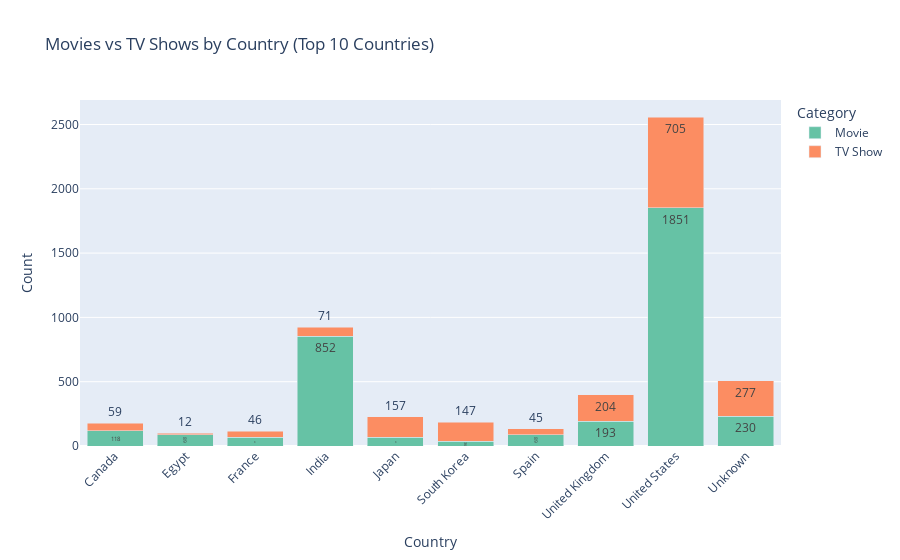

The cell this chart's notebook holds for it:
### Code cell
top_countries = df['Country'].value_counts().head(10).index
country_data = df[df['Country'].isin(top_countries)]
stacked = country_data.groupby(['Country', 'Category']).size().reset_index(name='Count')
fig3 = px.bar(stacked, x='Country', y='Count', color='Category', 
              title="Movies vs TV Shows by Country (Top 10 Countries)",
              text='Count', barmode='stack', color_discrete_sequence=px.colors.qualitative.Set2)
fig3.update_layout(xaxis_tickangle=-45)
fig3.show()

### Figure 1 — Plotly figure (JSON) as saved in the notebook; plotly's stock layout.template omitted (floating-point values rounded to 4 significant figures)
{"data": [{"hovertemplate": "Category=Movie<br>Country=%{x}<br>Count=%{text}<extra></extra>", "legendgroup": "Movie", "marker": {"color": "rgb(102,194,165)", "pattern": {"shape": ""}}, "name": "Movie", "orientation": "v", "showlegend": true, "text": [118.0, 89.0, 69.0, 852.0, 69.0, 36.0, 89.0, 193.0, 1851.0, 230.0], "textposition": "auto", "type": "bar", "x": ["Canada", "Egypt", "France", "India", "Japan", "South Korea", "Spain", "United Kingdom", "United States", "Unknown"], "xaxis": "x", "y": [118, 89, 69, 852, 69, 36, 89, 193, 1851, 230], "yaxis": "y"}, {"hovertemplate": "Category=TV Show<br>Country=%{x}<br>Count=%{text}<extra></extra>", "legendgroup": "TV Show", "marker": {"color": "rgb(252,141,98)", "pattern": {"shape": ""}}, "name": "TV Show", "orientation": "v", "showlegend": true, "text": [59.0, 12.0, 46.0, 71.0, 157.0, 147.0, 45.0, 204.0, 705.0, 277.0], "textposition": "auto", "type": "bar", "x": ["Canada", "Egypt", "France", "India", "Japan", "South Korea", "Spain", "United Kingdom", "United States", "Unknown"], "xaxis": "x", "y": [59, 12, 46, 71, 157, 147, 45, 204, 705, 277], "yaxis": "y"}], "layout": {"barmode": "stack", "legend": {"title": {"text": "Category"}, "tracegroupgap": 0}, "title": {"text": "Movies vs TV Shows by Country (Top 10 Countries)"}, "xaxis": {"anchor": "y", "domain": [0, 1], "tickangle": -45, "title": {"text": "Country"}}, "yaxis": {"anchor": "x", "domain": [0, 1], "title": {"text": "Count"}}}}
